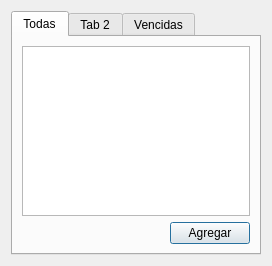
<?xml version="1.0" encoding="UTF-8"?>
<ui version="4.0">
 <class>Calendar</class>
 <widget class="QDialog" name="Calendar">
  <property name="geometry">
   <rect>
    <x>0</x>
    <y>0</y>
    <width>258</width>
    <height>266</height>
   </rect>
  </property>
  <property name="windowTitle">
   <string>Calendario</string>
  </property>
  <layout class="QHBoxLayout" name="horizontalLayout_2">
   <item>
    <widget class="QTabWidget" name="tabWidget">
     <property name="sizePolicy">
      <sizepolicy hsizetype="Expanding" vsizetype="Expanding">
       <horstretch>0</horstretch>
       <verstretch>0</verstretch>
      </sizepolicy>
     </property>
     <property name="minimumSize">
      <size>
       <width>250</width>
       <height>0</height>
      </size>
     </property>
     <property name="tabShape">
      <enum>QTabWidget::Rounded</enum>
     </property>
     <property name="currentIndex">
      <number>0</number>
     </property>
     <property name="tabsClosable">
      <bool>false</bool>
     </property>
     <property name="movable">
      <bool>true</bool>
     </property>
     <widget class="QWidget" name="tab">
      <attribute name="title">
       <string>Todas</string>
      </attribute>
      <layout class="QVBoxLayout" name="verticalLayout">
       <item>
        <widget class="QListWidget" name="lista">
         <property name="layoutMode">
          <enum>QListView::SinglePass</enum>
         </property>
         <property name="viewMode">
          <enum>QListView::ListMode</enum>
         </property>
         <property name="modelColumn">
          <number>0</number>
         </property>
         <property name="sortingEnabled">
          <bool>false</bool>
         </property>
        </widget>
       </item>
       <item>
        <layout class="QHBoxLayout" name="horizontalLayout_3">
         <item>
          <spacer name="horizontalSpacer">
           <property name="orientation">
            <enum>Qt::Horizontal</enum>
           </property>
           <property name="sizeHint" stdset="0">
            <size>
             <width>40</width>
             <height>20</height>
            </size>
           </property>
          </spacer>
         </item>
         <item>
          <widget class="QPushButton" name="btnAgregar">
           <property name="text">
            <string>Agregar</string>
           </property>
          </widget>
         </item>
        </layout>
       </item>
      </layout>
     </widget>
     <widget class="QWidget" name="tab_2">
      <attribute name="title">
       <string>Tab 2</string>
      </attribute>
      <layout class="QVBoxLayout" name="verticalLayout_2">
       <item>
        <widget class="QListWidget" name="lista2"/>
       </item>
       <item>
        <layout class="QHBoxLayout" name="horizontalLayout">
         <item>
          <spacer name="horizontalSpacer_2">
           <property name="orientation">
            <enum>Qt::Horizontal</enum>
           </property>
           <property name="sizeHint" stdset="0">
            <size>
             <width>40</width>
             <height>20</height>
            </size>
           </property>
          </spacer>
         </item>
         <item>
          <widget class="QPushButton" name="btnAgregar2">
           <property name="text">
            <string>Agregar</string>
           </property>
          </widget>
         </item>
        </layout>
       </item>
      </layout>
     </widget>
     <widget class="QWidget" name="tab_3">
      <attribute name="title">
       <string>Vencidas</string>
      </attribute>
      <layout class="QVBoxLayout" name="verticalLayout_3">
       <item>
        <widget class="QListWidget" name="lista3">
         <property name="selectionMode">
          <enum>QAbstractItemView::MultiSelection</enum>
         </property>
        </widget>
       </item>
       <item>
        <layout class="QHBoxLayout" name="horizontalLayout_4">
         <item>
          <spacer name="horizontalSpacer_3">
           <property name="orientation">
            <enum>Qt::Horizontal</enum>
           </property>
           <property name="sizeHint" stdset="0">
            <size>
             <width>40</width>
             <height>20</height>
            </size>
           </property>
          </spacer>
         </item>
         <item>
          <widget class="QPushButton" name="btnEliminar">
           <property name="text">
            <string>Eliminar</string>
           </property>
          </widget>
         </item>
        </layout>
       </item>
      </layout>
     </widget>
    </widget>
   </item>
  </layout>
 </widget>
 <resources/>
 <connections/>
</ui>
